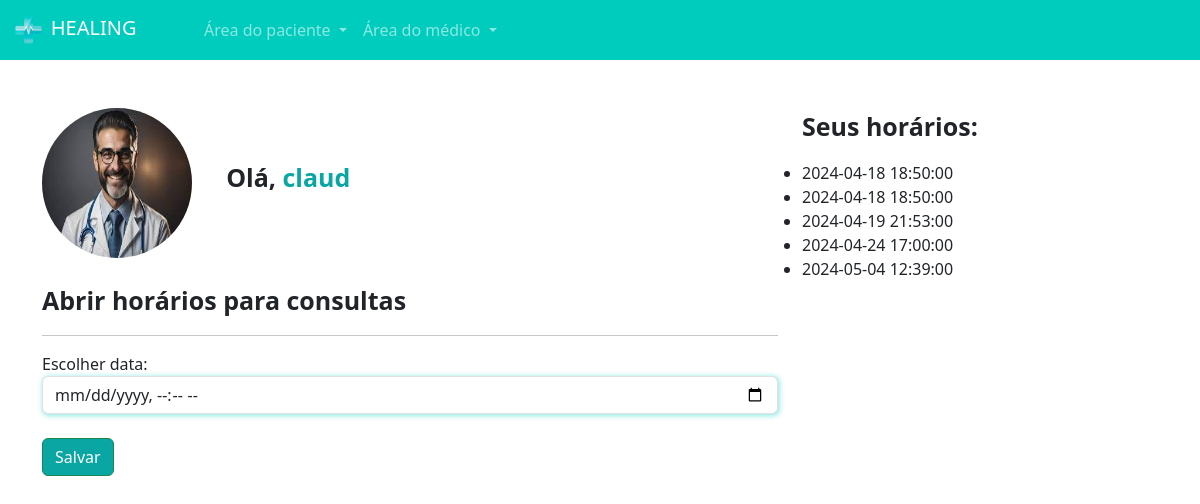
The app's page /medicos/abrir_horario/ (signed in) with its own data.
### medico/models.py (models this page shows, shortened)
class DadosMedico(models.Model):
    crm = models.CharField(max_length=30)
    nome = models.CharField(max_length=100)
    cep = models.CharField(max_length=15)
    rua = models.CharField(max_length=100)
    bairro = models.CharField(max_length=100)
    numero = models.IntegerField()
    rg =models. ImageField(upload_to='rgs')
    cedula_identidade_medica = models.ImageField(upload_to='cim')
    foto = models.ImageField(upload_to='fotos_perfil')
    descricao = models.TextField()
    valor_consulta = models.FloatField(default=100)
    user = models.ForeignKey(User, on_delete=models.DO_NOTHING)
    especialidade = models.ForeignKey(Especialidades, on_delete=models.DO_NOTHING)

class DatasAbertas(models.Model):
    data = models.DateTimeField()
    user = models.ForeignKey(User, on_delete=models.DO_NOTHING)
    agendado = models.BooleanField(default=False)
    def __str__(self):
        return str(self.data)

### medico/views.py (the view, shortened to what this page needs)
# urls.py: path('abrir_horario/', views.abrir_horario, name="abrir_horario"),
@login_required
def abrir_horario(request):
    if not is_medico(request.user):
        messages.add_message(request, constants.WARNING, 'Somente médicos podem abrir horários')
        return redirect('/usuarios/sair')
    if request.method == "GET":
        dados_medicos = DadosMedico.objects.get(user=request.user)
        datas_abertas = DatasAbertas.objects.filter(user=request.user)
        return render(request, 'abrir_horario.html', {'dados_medicos': dados_medicos, 'datas_abertas': datas_abertas, 'is_medico': is_medico(request.user)})
    elif request.method == "POST":
        data = request.POST.get('data')
        data_formatada = datetime.strptime(data, '%Y-%m-%dT%H:%M')
        if data_formatada <= datetime.now():
            messages.add_message(request, constants.WARNING, 'A data não pode ser anterior a data atual')
            return redirect('/medicos/abrir_horario')

### medico/models.py (called while the page is built)
def is_medico(user):
    return DadosMedico.objects.filter(user=user).exists()

### medico/templates/abrir_horario.html (shortened to what this page needs)
{% extends "base.html" %} {% load static %} {% block 'head' %}
<link rel="stylesheet" href="{% static 'medicos/css/abrir_horario.css' %}" />
<link rel="stylesheet" href="{% static 'usuarios/css/usuarios.css' %}" />
<link rel="stylesheet" href="{% static 'medicos/css/cadastro_medico.css' %}" />
{% endblock 'head' %} {% block 'body' %}
{% include "partials/navbar.html" %}
<div class="container">
  <br /><br />
  <div class="row">
    <div class="col-md-8">
      <img src="{{dados_medicos.foto.url}}" class="foto-perfil" alt="" />
      <label style="margin-left: 30px; font-size: 25px" class="p-bold"
        >Olá, <span class="color-dark">{{request.user.username}}</span></label
      >
      <br />
      <br />
      <p style="font-size: 25px" class="p-bold">
        Abrir horários para consultas
      </p>
      <hr />
      <form action="{% url "abrir_horario" %}" method="POST">{% csrf_token %}
        <label for="">Escolher data:</label>
        <input
          type="datetime-local"
          name="data"
          class="form-control shadow-main-color"
        />
        <br />
        <input
          type="submit"
          value="Salvar"
          class="btn btn-success btn-dark-color"
        />
      </form>
    </div>
    <div class="col-md-4">
      <p style="font-size: 25px" class="p-bold">Seus horários:</p>
      <ul class="list-group">
        {% for data in datas_abertas %}
            <li>{{data}}</li>
        {% endfor %}
      </ul>
    </div>
  </div>
</div>
{% endblock 'body' %}

### templates/static/geral/css/base.css (style rules this page uses)
:root { --main-color: #00ccbe; --dark-color: #09a6a3; --contrast-color: #ffd686; }
.p-bold { font-weight: bold; }
.color-dark { color: var(--dark-color); }

### templates/static/medicos/css/abrir_horario.css (style rules this page uses)
.foto-perfil { width: 150px; height: 150px; border-radius: 75px; }

### templates/static/usuarios/css/usuarios.css (style rules this page uses)
.btn-dark-color { background-color: var(--dark-color); color: white; }

### templates/static/medicos/css/cadastro_medico.css (style rules this page uses)
.shadow-main-color { box-shadow: 1px 1px 5px 1px rgba(0, 204, 190,.4); }

### records on screen
DadosMedico: foto (picture)
DatasAbertas: data "2024-04-18 18:50:00"
DatasAbertas: data "2024-04-18 18:50:00"
DatasAbertas: data "2024-04-19 21:53:00"
DatasAbertas: data "2024-04-24 17:00:00"
DatasAbertas: data "2024-05-04 12:39:00"

### other values on screen
{{ request.user.username }} "claud"
